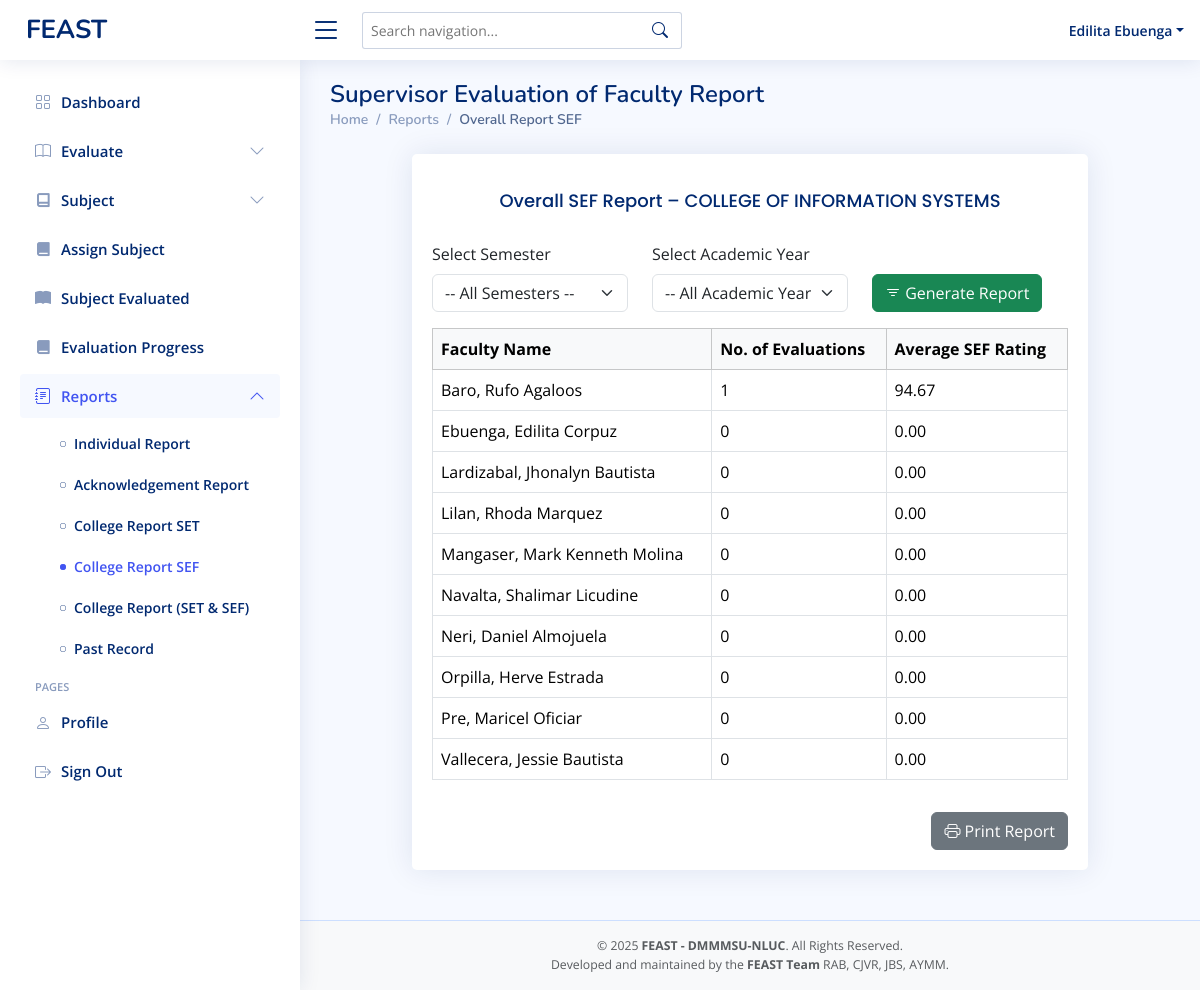
The app's page /admin-overallreport-sef.php (signed in) with its own data.
### tables this page shows
CREATE TABLE `faculty` (
  `idnumber` varchar(11) NOT NULL,
  `first_name` varchar(50) NOT NULL,
  `mid_name` varchar(50) NOT NULL,
  `last_name` varchar(50) NOT NULL,
  `password` varchar(255) DEFAULT NULL,
  `department` varchar(255) DEFAULT NULL,
  `program` varchar(255) DEFAULT NULL,
  `faculty_rank` varchar(50) DEFAULT NULL,
  `role` varchar(50) NOT NULL DEFAULT 'faculty',
  `status` varchar(11) NOT NULL DEFAULT 'active'
);

### admin-overallreport-sef.php (the view, shortened to what this page needs)
<?php
include 'conn/conn.php';
$admin_id = $_SESSION['idnumber'];
$stmt = $conn->prepare("SELECT department_name FROM admin_departments WHERE admin_idnumber = ?");
$stmt->bind_param("s", $admin_id);
$stmt->execute();
$result = $stmt->get_result();
$departments = [];
while ($row = $result->fetch_assoc()) {
  $departments[] = $row['department_name'];
}
$admin_department_display = !empty($departments) ? implode(', ', $departments) : 'No Department Assigned';
$semester_filter = isset($_GET['semester']) ? $_GET['semester'] : '';
$year_filter     = isset($_GET['academic_year']) ? $_GET['academic_year'] : '';
$faculties = [];
$admin_assignments = [];
$stmt_admin_dept = $conn->prepare("SELECT department_name, program_name FROM admin_departments WHERE admin_idnumber = ?");
$stmt_admin_dept->bind_param("s", $admin_id);
$stmt_admin_dept->execute();
$result = $stmt_admin_dept->get_result();
while ($row = $result->fetch_assoc()) {
  $admin_assignments[] = $row;
}
if (!empty($admin_assignments)) {
  $faculty_query_parts = [];
  $params = [];
  $types = "";
  foreach ($admin_assignments as $assignment) {
    $faculty_query_parts[] = "(department = ? AND program = ?)";
    $params[] = $assignment['department_name'];
    $params[] = $assignment['program_name'];
    $types .= "ss";
  }
  $faculty_where_sql = implode(' OR ', $faculty_query_parts);
  $sql = "
        SELECT idnumber, last_name, first_name, mid_name
        FROM faculty
        WHERE ($faculty_where_sql)
        ORDER BY last_name ASC
    ";
  $query = $conn->prepare($sql);
  $query->bind_param($types, ...$params);
  $query->execute();
  $faculties = $query->get_result()->fetch_all(MYSQLI_ASSOC);
}
$rows = '';
foreach ($faculties as $fac) {
  $fid = $fac['idnumber'];
  $sql = "
    SELECT COUNT(*) AS evals, AVG(computed_rating) AS avg_rating
    FROM admin_evaluation
    WHERE evaluatee_id = ?
  ";
  $params = [$fid];
  $types = "s";
  $stmtEval = $conn->prepare($sql);
  $stmtEval->bind_param($types, ...$params);
  $stmtEval->execute();
  $r = $stmtEval->get_result()->fetch_assoc();
  $count = (int)$r['evals'];
  $avg = $count ? number_format((float)$r['avg_rating'], 2) : '0.00';
  $name = "{$fac['last_name']}, {$fac['first_name']} {$fac['mid_name']}";
  $rows .= "<tr>
              <td>{$name}</td>
              <td>{$count}</td>
              <td>{$avg}</td>
            </tr>";
}
?>
<!DOCTYPE html>
<html lang="en">
<head>
  <?php include 'head.php' ?>
</head>
<body>
  <?php include 'admin-header.php'; ?>
  <?php include 'admin-sidebar.php' ?>
  <main id="main" class="main">
    <div class="pagetitle">
      <h1>Supervisor Evaluation of Faculty Report</h1>
      <nav>
        <ol class="breadcrumb">
          <li class="breadcrumb-item"><a href="admin-dashboard.php">Home</a></li>
          <li class="breadcrumb-item">Reports</li>
          <li class="breadcrumb-item active">Overall Report SEF</li>
        </ol>
      </nav>
    </div>
    <section class="section dashboard">
      <div class="container mt-4">
        <div class="row justify-content-center">
          <div class="col-lg-10">
            <div class="card">
              <div class="card-body">
                <h4 class="card-title text-center my-3">
                  Overall SEF Report – <?= htmlspecialchars($admin_department_display) ?>
                </h4>
                <form method="GET" class="mb-3">
                  <div class="row align-items-end">
                    <div class="col-md-4">
                      <label for="semester" class="form-label">Select Semester</label>
                      <select name="semester" id="semester" class="form-select">
                        <option value="">-- All Semesters --</option>
                      </select>
                    </div>
                    <div class="col-md-4">
                      <label for="academic_year" class="form-label">Select Academic Year</label>
                      <select name="academic_year" id="academic_year" class="form-select">
                        <option value="">-- All Academic Years --</option>
                      </select>
                    </div>
                    <div class="col-md-auto">
                      <button type="submit" class="btn btn-success w-100">
                        <i class="bi bi-filter"></i> Generate Report
                      </button>
                    </div>
                  </div>
                </form>
                <div class="table-responsive">
                  <table class="table table-bordered table-hover">
                    <thead class="table-light">
                      <tr>
                        <th>Faculty Name</th>
                        <th>No. of Evaluations</th>
                        <th>Average SEF Rating</th>
                      </tr>
                    </thead>
                    <tbody>
                      <?= $rows ?>
                    </tbody>
                  </table>
                </div>
                <div class="text-end mt-3">
                  <a href="admin-overallreport-sef-print.php?semester=<?= urlencode($semester_filter) ?>&academic_year=<?= urlencode($year_filter) ?>"
                    class="btn btn-secondary" target="_blank">
                    <i class="bi bi-printer"></i> Print Report
                  </a>
                </div>
              </div>
            </div>
          </div>
        </div>
      </div>
    </section>
  </main>
  <?php include 'footer.php'; ?>
</body>
</html>

### assets/css/style.css (style rules this page uses)
:root { scroll-behavior: smooth; }
body { font-family: "Open Sans", sans-serif; background: #f6f9ff; color: #444444; }
a { color: #4154f1; text-decoration: none; }
h1, h2, h3, h4, h5, h6 { font-family: "Nunito", sans-serif; }
#main { margin-top: 60px; padding: 20px 30px; transition: all 0.3s; }
.pagetitle { margin-bottom: 10px; }
.pagetitle h1 { font-size: 24px; margin-bottom: 0; font-weight: 600; color: #012970; }
.card { margin-bottom: 30px; border: none; border-radius: 5px; box-shadow: 0px 0 30px rgba(1, 41, 112, 0.1); }
.card-title { padding: 20px 0 15px 0; font-size: 18px; font-weight: 500; color: #012970; font-family: "Poppins", sans-serif; }
.card-body { padding: 0 20px 20px 20px; }
.breadcrumb { font-size: 14px; font-family: "Nunito", sans-serif; color: #899bbd; font-weight: 600; }
.breadcrumb a { color: #899bbd; transition: 0.3s; }
.breadcrumb .breadcrumb-item::before { color: #899bbd; }
.breadcrumb .active { color: #51678f; font-weight: 600; }
@media (min-width: 1200px) { #main, #footer { margin-left: 300px; } }

### records on screen
faculty: name "Baro, Rufo Agaloos", count "1", avg "94.67"
faculty: name "Ebuenga, Edilita Corpuz", count "0", avg "0.00"
faculty: name "Lardizabal, Jhonalyn Bautista", count "0", avg "0.00"
faculty: name "Lilan, Rhoda Marquez", count "0", avg "0.00"
faculty: name "Mangaser, Mark Kenneth Molina", count "0", avg "0.00"
faculty: name "Navalta, Shalimar Licudine", count "0", avg "0.00"
faculty: name "Neri, Daniel Almojuela", count "0", avg "0.00"
faculty: name "Orpilla, Herve Estrada", count "0", avg "0.00"
faculty: name "Pre, Maricel Oficiar", count "0", avg "0.00"
faculty: name "Vallecera, Jessie Bautista", count "0", avg "0.00"

### other values on screen
$_SESSION['first_name'] "Edilita"
$_SESSION['last_name'] "Ebuenga"
$admin_department_display "COLLEGE OF INFORMATION SYSTEMS"
